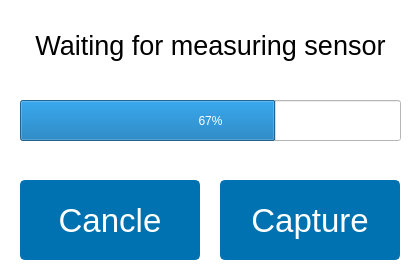
<?xml version="1.0" encoding="UTF-8"?>
<ui version="4.0">
 <class>Dialog</class>
 <widget class="QDialog" name="Dialog">
  <property name="geometry">
   <rect>
    <x>0</x>
    <y>0</y>
    <width>420</width>
    <height>280</height>
   </rect>
  </property>
  <property name="windowTitle">
   <string>Dialog</string>
  </property>
  <property name="styleSheet">
   <string notr="true">background: rgb(255, 255, 255);</string>
  </property>
  <widget class="QProgressBar" name="progress_bar">
   <property name="geometry">
    <rect>
     <x>20</x>
     <y>100</y>
     <width>381</width>
     <height>41</height>
    </rect>
   </property>
   <property name="value">
    <number>67</number>
   </property>
   <property name="textVisible">
    <bool>true</bool>
   </property>
  </widget>
  <widget class="QPushButton" name="cancel_but">
   <property name="geometry">
    <rect>
     <x>20</x>
     <y>180</y>
     <width>180</width>
     <height>80</height>
    </rect>
   </property>
   <property name="minimumSize">
    <size>
     <width>0</width>
     <height>0</height>
    </size>
   </property>
   <property name="font">
    <font>
     <family>Segoe UI</family>
     <pointsize>25</pointsize>
    </font>
   </property>
   <property name="styleSheet">
    <string notr="true">QPushButton {
	border: 2px solid rgb(0, 114, 177);
	border-radius: 5px;	
	background-color: rgb(0, 114, 177);
	color: rgb(255, 255, 255);
}
QPushButton:hover {
	background-color: rgb(25, 158, 193);
	border: 2px solid rgb(25, 158, 193);
	color: rgb(255, 255, 255);
}
QPushButton:pressed {	
	background-color: rgb(25, 158, 193);
	border: 3px solid rgb(20, 126, 154);
	color: rgb(255, 255, 255);
}</string>
   </property>
   <property name="text">
    <string>Cancle</string>
   </property>
   <property name="icon">
    <iconset>
     <normaloff>icons/20x20/cil-x.png</normaloff>icons/20x20/cil-x.png</iconset>
   </property>
   <property name="iconSize">
    <size>
     <width>20</width>
     <height>20</height>
    </size>
   </property>
  </widget>
  <widget class="QPushButton" name="capture_but">
   <property name="geometry">
    <rect>
     <x>220</x>
     <y>180</y>
     <width>180</width>
     <height>80</height>
    </rect>
   </property>
   <property name="minimumSize">
    <size>
     <width>0</width>
     <height>0</height>
    </size>
   </property>
   <property name="font">
    <font>
     <family>Segoe UI</family>
     <pointsize>25</pointsize>
    </font>
   </property>
   <property name="styleSheet">
    <string notr="true">QPushButton {
	border: 2px solid rgb(0, 114, 177);
	border-radius: 5px;	
	background-color: rgb(0, 114, 177);
	color: rgb(255, 255, 255);
}
QPushButton:hover {
	background-color: rgb(25, 158, 193);
	border: 2px solid rgb(25, 158, 193);
	color: rgb(255, 255, 255);
}
QPushButton:pressed {	
	background-color: rgb(25, 158, 193);
	border: 3px solid rgb(20, 126, 154);
	color: rgb(255, 255, 255);
}</string>
   </property>
   <property name="text">
    <string>Capture</string>
   </property>
   <property name="icon">
    <iconset>
     <normaloff>icons/20x20/cil-loop.png</normaloff>icons/20x20/cil-loop.png</iconset>
   </property>
   <property name="iconSize">
    <size>
     <width>20</width>
     <height>20</height>
    </size>
   </property>
  </widget>
  <widget class="QLabel" name="label">
   <property name="geometry">
    <rect>
     <x>20</x>
     <y>10</y>
     <width>381</width>
     <height>71</height>
    </rect>
   </property>
   <property name="font">
    <font>
     <pointsize>20</pointsize>
    </font>
   </property>
   <property name="styleSheet">
    <string notr="true">background: transparent;
color: rgb(0, 0, 0)</string>
   </property>
   <property name="text">
    <string>Waiting for measuring sensor</string>
   </property>
   <property name="alignment">
    <set>Qt::AlignCenter</set>
   </property>
  </widget>
 </widget>
 <resources/>
 <connections/>
</ui>
